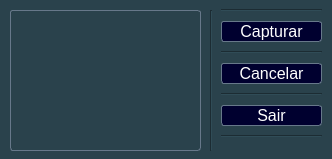
<?xml version="1.0" encoding="UTF-8"?>
<ui version="4.0">
 <class>frmcapturaimagem</class>
 <widget class="QWidget" name="frmcapturaimagem">
  <property name="windowModality">
   <enum>Qt::ApplicationModal</enum>
  </property>
  <property name="geometry">
   <rect>
    <x>0</x>
    <y>0</y>
    <width>332</width>
    <height>159</height>
   </rect>
  </property>
  <property name="focusPolicy">
   <enum>Qt::StrongFocus</enum>
  </property>
  <property name="windowTitle">
   <string>Cptura Imagem</string>
  </property>
  <property name="windowIcon">
   <iconset>
    <normaloff>../../imagens/icon-cachorro-marrom-30.png</normaloff>../../imagens/icon-cachorro-marrom-30.png</iconset>
  </property>
  <property name="styleSheet">
   <string notr="true">background-color:rgb(42, 66, 76);</string>
  </property>
  <widget class="QLabel" name="fotoimagemcamera">
   <property name="geometry">
    <rect>
     <x>10</x>
     <y>10</y>
     <width>191</width>
     <height>141</height>
    </rect>
   </property>
   <property name="minimumSize">
    <size>
     <width>0</width>
     <height>0</height>
    </size>
   </property>
   <property name="maximumSize">
    <size>
     <width>500</width>
     <height>500</height>
    </size>
   </property>
   <property name="styleSheet">
    <string notr="true">color: rgb(255, 255, 255);
        background-color: transparent;
        border-style: solid;
        border-width: 1px;
        border-color: rgb(103, 120, 138);
border-radius:3px;</string>
   </property>
   <property name="text">
    <string/>
   </property>
  </widget>
  <widget class="QWidget" name="verticalLayoutWidget">
   <property name="geometry">
    <rect>
     <x>221</x>
     <y>6</y>
     <width>101</width>
     <height>141</height>
    </rect>
   </property>
   <layout class="QVBoxLayout" name="verticalLayout">
    <item>
     <widget class="Line" name="line">
      <property name="orientation">
       <enum>Qt::Horizontal</enum>
      </property>
     </widget>
    </item>
    <item>
     <widget class="QPushButton" name="btn_capturar">
      <property name="font">
       <font>
        <pointsize>12</pointsize>
       </font>
      </property>
      <property name="cursor">
       <cursorShape>PointingHandCursor</cursorShape>
      </property>
      <property name="styleSheet">
       <string notr="true">QPushButton{
color:rgb(255,255, 255);
background-color: rgb(0, 0, 47);
        border-style: solid;
        border-width: 1px;
        border-color: rgb(103, 120, 138);
border-radius:3px}

QPushButton:hover{
color: rgb(0, 0, 47);
background-color: rgb(192, 206, 255);
        border-style: solid;
        border-width: 1px;
        border-color: rgb(103, 120, 138);
border-radius:3px}

QPushButton:pressed {
    background-color: qradialgradient(cx: 0.5, cy: 0.5, radius: 1, fx: 0.5, fy: 0.5,
        stop: 0 rgb(255, 255, 255));
    border-color: rgb(0, 0, 47);
border-radius:3px}
</string>
      </property>
      <property name="text">
       <string>Capturar</string>
      </property>
      <property name="icon">
       <iconset>
        <normaloff>../../imagens/icon-add.png</normaloff>../../imagens/icon-add.png</iconset>
      </property>
     </widget>
    </item>
    <item>
     <widget class="Line" name="line_2">
      <property name="orientation">
       <enum>Qt::Horizontal</enum>
      </property>
     </widget>
    </item>
    <item>
     <widget class="QPushButton" name="btn_cancelar_imagem">
      <property name="font">
       <font>
        <pointsize>12</pointsize>
       </font>
      </property>
      <property name="cursor">
       <cursorShape>PointingHandCursor</cursorShape>
      </property>
      <property name="styleSheet">
       <string notr="true">QPushButton{
color:rgb(255,255, 255);
background-color: rgb(0, 0, 47);
        border-style: solid;
        border-width: 1px;
        border-color: rgb(103, 120, 138);
border-radius:3px}

QPushButton:hover{
color: rgb(0, 0, 47);
background-color: rgb(192, 206, 255);
        border-style: solid;
        border-width: 1px;
        border-color: rgb(103, 120, 138);
border-radius:3px}

QPushButton:pressed {
    background-color: qradialgradient(cx: 0.5, cy: 0.5, radius: 1, fx: 0.5, fy: 0.5,
        stop: 0 rgb(255, 255, 255));
    border-color: rgb(0, 0, 47);
border-radius:3px}
</string>
      </property>
      <property name="text">
       <string>Cancelar</string>
      </property>
      <property name="icon">
       <iconset>
        <normaloff>../../imagens/icon-add.png</normaloff>../../imagens/icon-add.png</iconset>
      </property>
     </widget>
    </item>
    <item>
     <widget class="Line" name="line_4">
      <property name="orientation">
       <enum>Qt::Horizontal</enum>
      </property>
     </widget>
    </item>
    <item>
     <widget class="QPushButton" name="btn_sair_imagem">
      <property name="font">
       <font>
        <pointsize>12</pointsize>
       </font>
      </property>
      <property name="cursor">
       <cursorShape>PointingHandCursor</cursorShape>
      </property>
      <property name="styleSheet">
       <string notr="true">QPushButton{
color:rgb(255,255, 255);
background-color: rgb(0, 0, 47);
        border-style: solid;
        border-width: 1px;
        border-color: rgb(103, 120, 138);
border-radius:3px}

QPushButton:hover{
color: rgb(0, 0, 47);
background-color: rgb(192, 206, 255);
        border-style: solid;
        border-width: 1px;
        border-color: rgb(103, 120, 138);
border-radius:3px}

QPushButton:pressed {
    background-color: qradialgradient(cx: 0.5, cy: 0.5, radius: 1, fx: 0.5, fy: 0.5,
        stop: 0 rgb(255, 255, 255));
    border-color: rgb(0, 0, 47);
border-radius:3px}

</string>
      </property>
      <property name="text">
       <string>Sair</string>
      </property>
      <property name="icon">
       <iconset>
        <normaloff>../../imagens/icons-sinal-saída.png</normaloff>../../imagens/icons-sinal-saída.png</iconset>
      </property>
     </widget>
    </item>
    <item>
     <widget class="Line" name="line_3">
      <property name="orientation">
       <enum>Qt::Horizontal</enum>
      </property>
     </widget>
    </item>
   </layout>
  </widget>
  <widget class="Line" name="line_5">
   <property name="geometry">
    <rect>
     <x>201</x>
     <y>10</y>
     <width>20</width>
     <height>141</height>
    </rect>
   </property>
   <property name="orientation">
    <enum>Qt::Vertical</enum>
   </property>
  </widget>
 </widget>
 <resources/>
 <connections/>
</ui>
